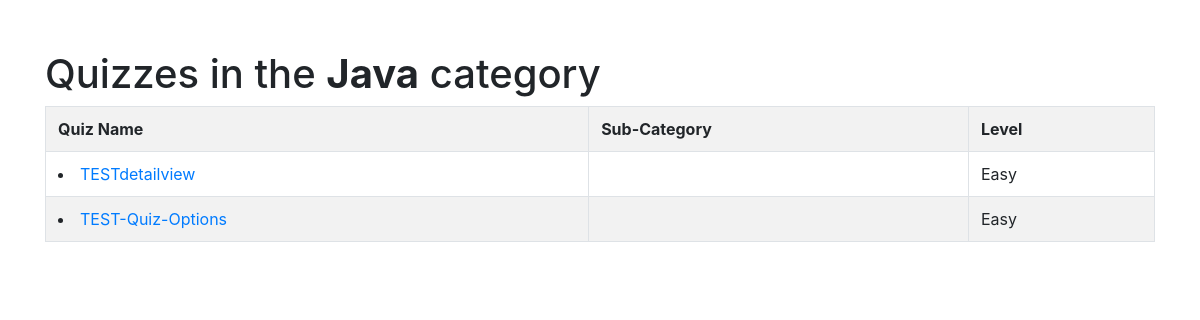
The app's page /quiz/Java/ with its own data.
### Quiz/models.py (models this page shows, shortened)
class Category(models.Model):
    category = models.CharField( verbose_name="Category", max_length = 250, blank = True, unique = True, null = True)
    image = models.ImageField(upload_to = 'Images/Categories/', blank = True, null = True, verbose_name = "Image")
    objects = CategoryManager()
    class Meta:
        verbose_name = "Category"
        verbose_name_plural = "Categories"

class Quiz(models.Model):
    title = models.CharField(verbose_name= "Title", max_length = 50, blank = False)
    description = models.TextField(verbose_name = "Description", blank = True, help_text = "Quiz description")
    level = models.CharField(verbose_name = "Level", help_text = "Level of difficultly", max_length = 10,default = 'Easy',choices = (('Hard','Hard'),('Intermediate','Intermediate'),('Easy','Easy')))
    url = models.SlugField(max_length = 60, blank = False, help_text = "A user friendly url", verbose_name = "User Friendly Url")
    category = models.ForeignKey(Category, null = False, blank = True, verbose_name = "Category", on_delete = models.CASCADE)
    random_order = models.BooleanField(blank = False, default = True, verbose_name = "Random Order", help_text = "Display the questions in Random Order ?")
    max_questions = models.PositiveIntegerField(blank = False, null = False, default = 1, verbose_name = "Max_questions", help_text = "Number of questions to be displayed on each attempt")
    single_attempt = models.BooleanField(blank = False, default = False, help_text = "If selected, user will be allowed only one attempt for this quiz", verbose_name = "Single Attempt")
    pass_mark = models.PositiveSmallIntegerField(blank = True, default = 0, verbose_name = "Passing Marks", help_text = "Percentage required to pass", validators = [MaxValueValidator(100)])
    success_text = models.TextField(blank = True, help_text = "Displayed if user passes.", verbose_name = "Success Text")
    fail_text = models.TextField(blank = True, help_text = "Displayed if user fails", verbose_name = "Fail Text")
    draft = models.BooleanField(blank = True, default = False, verbose_name = "Draft", help_text = "Quiz won't be available to student if this is selected, only for internal assessment this quiz will be available")
    class Meta:
        verbose_name = "Quiz"
        verbose_name_plural = "Quizzes"

### Quiz/views.py (the view)
# urls.py: re_path(r'^(?P<category_name>[\w|W-]+)/$', views.View_Quizlist_by_Category.as_view(),name = 'Quiz_category_list_matching'),
class View_Quizlist_by_Category(ListView):
    model = Quiz
    template_name = 'Quiz/Quiz_category_list_matching.html'
    context_object_name = 'quiz_list'
    def dispatch(self, request , *args, **kwargs):
        self.category = get_object_or_404(Category, category = self.kwargs['category_name'])
        return super(View_Quizlist_by_Category, self).dispatch(request, *args, **kwargs)
    def get_context_data(self, **kwargs):
        context = super(View_Quizlist_by_Category, self).get_context_data(**kwargs)
        context['category'] = self.category
        return context
    def get_queryset(self):
        queryset = super(View_Quizlist_by_Category, self).get_queryset()
        return queryset.filter(category = self.category, draft = False)

### Quiz/templates/Quiz/Quiz_category_list_matching.html
{% extends 'Accounts/base.html' %}
{% block content %}
<h1> Quizzes in the <strong> {{ category.category }}</strong> category </h1>
{% if quiz_list %}
<table class="table table-bordered table-striped">
    <tr>
        <th>Quiz Name</th>
        <th>Sub-Category</th>
        <th>Level</th>
    </tr>
    {% for quiz in quiz_list %}
    <tr>
    <td>    <li><a href = "{% url 'quiz_detail' slug=quiz.url %}">{{ quiz.title }}</a></li> </td>
    <td> {{ quiz.sub_category }}</td>
    <td>{{ quiz.level }}</td>
    </tr>
    {% endfor %}
</table>
{% else %}
<p> Sorry, there are no quizzes available here yet.</p>
{% endif %}
{% endblock %}

### Accounts/static/Accounts/styles.css (style rules this page uses)
body { padding: 50px 0px 0px 0px; z-index: 0; }

### records on screen
Category: category "Java"
Quiz: title "TESTdetailview", level "Easy"
Quiz: title "TEST-Quiz-Options", level "Easy"
